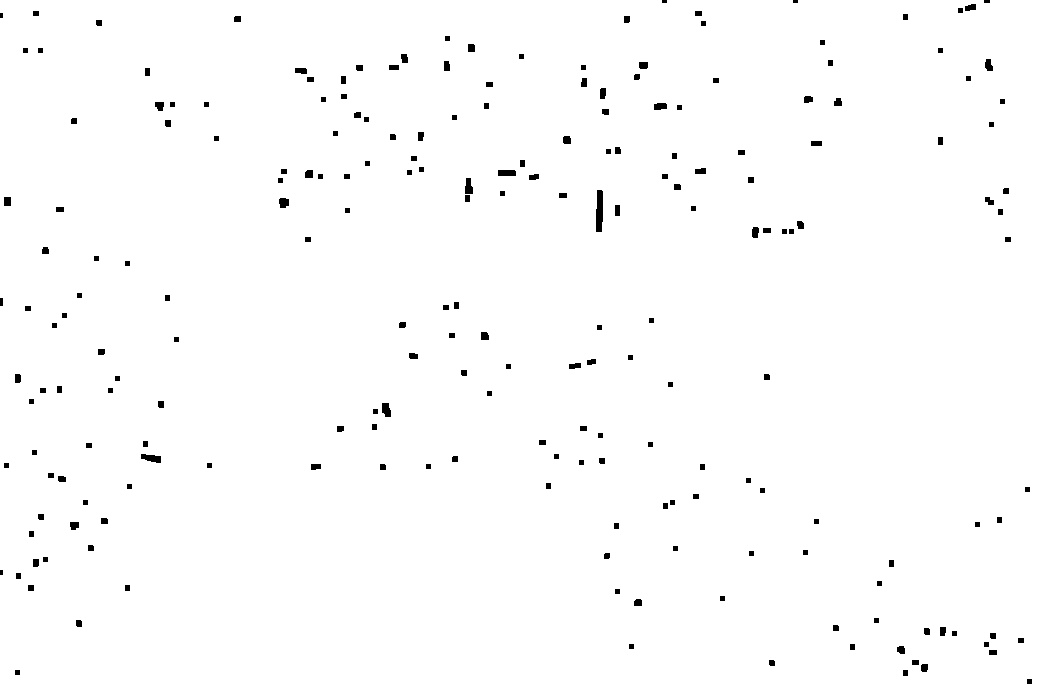
#> input picture Image_Whitening/Images/example.jpg, 1048 x 691 px
$ jupyter execute image_whitening.ipynb
#> lines starting #> are read from the running program, lines starting #| are printed output that depends on the picture; after the words box and inside, x2 and y2 are one past the last pixel; in counts of white or black regions, pixels touching at a corner belong together
## Make the image whitening and retaining the content


[cell 1]
from matplotlib import pyplot as plt
import cv2
import numpy as np

[cell 2]
# read image and convert to grayscale
image = cv2.imread('Images/example.jpg')
#> image is the input picture: shape (691, 1048, 3); min 0, max 255, mean 252.2

[cell 3]
#convert image to gray scale
gray = cv2.cvtColor(image, cv2.COLOR_BGR2GRAY)
plt.imshow(gray, cmap='gray')
plt.show()
gray.shape
#> Out = (691, 1048)

[cell 4]
#apply gaussian blur
blurred = cv2.GaussianBlur(gray, (5, 5), 0)
plt.imshow(blurred, cmap='gray')
plt.show()

[cell 5]
# make page white and remove noise from image
thresh = cv2.adaptiveThreshold(blurred, 255, cv2.ADAPTIVE_THRESH_GAUSSIAN_C, cv2.THRESH_BINARY, 11, 2)
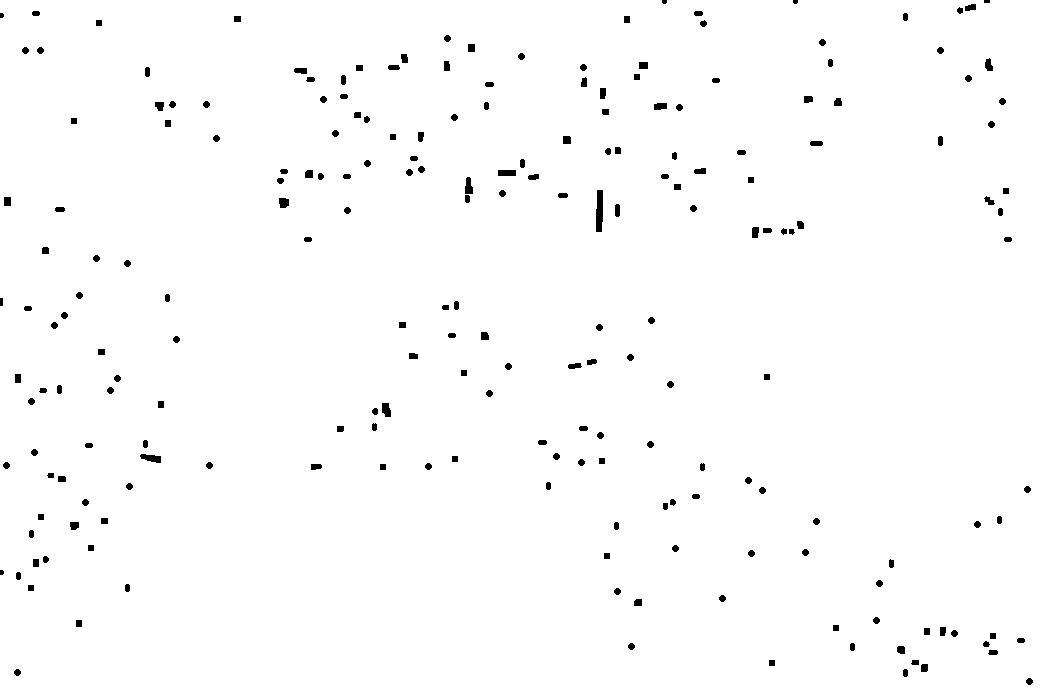
#> thresh: shape (691, 1048); 98.7% white; 214 black regions (5 under 20 px), largest, box (x1, y1, x2, y2) and area: (596, 190, 603, 232) 265, (140, 454, 161, 463) 126, (498, 170, 516, 176) 108
plt.imshow(thresh, cmap='gray')
plt.show()

[cell 6]
# remove noise from image and make page white
kernel = np.ones((3, 3), np.uint8)
closing = cv2.morphologyEx(thresh, cv2.MORPH_CLOSE, kernel, iterations=2)
#> closing: shape (691, 1048); 98.9% white; 214 black regions (5 under 20 px), largest, box (x1, y1, x2, y2) and area: (596, 190, 603, 232) 265, (141, 454, 161, 463) 124, (498, 170, 516, 176) 108
plt.imshow(closing, cmap='gray')
plt.show()

[cell 7]
# save image with white background with no noise and same title of the image
cv2.imwrite('Images/example.jpg', closing)
#> Out = True
